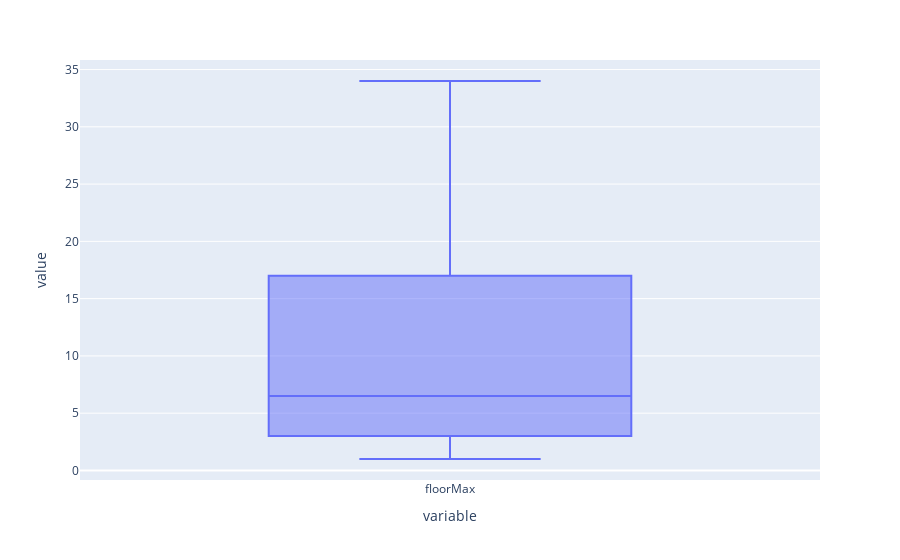

Notebook source saved alongside this figure:
### Code cell
V.make_boxplot()

### Figure 1 — Plotly figure (JSON) as saved in the notebook; plotly's stock layout.template omitted (floating-point values rounded to 4 significant figures; data arrays with more than 128 entries replaced by an {"elided": "..."} marker saying what was removed)
{"data": [{"alignmentgroup": "True", "hovertemplate": "variable=%{x}<br>value=%{y}<extra></extra>", "legendgroup": "", "marker": {"color": "#636efa"}, "name": "", "notched": false, "offsetgroup": "", "orientation": "v", "showlegend": false, "x": {"elided": "200 str values"}, "x0": " ", "xaxis": "x", "y": {"elided": "200 int values"}, "y0": " ", "yaxis": "y", "type": "box"}], "layout": {"xaxis": {"anchor": "y", "domain": [0.0, 1.0], "title": {"text": "variable"}}, "yaxis": {"anchor": "x", "domain": [0.0, 1.0], "title": {"text": "value"}}, "legend": {"tracegroupgap": 0}, "margin": {"t": 60}, "boxmode": "group"}}
